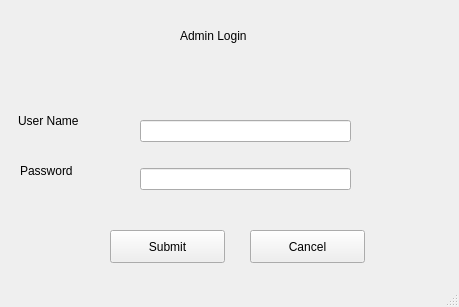
<?xml version="1.0" encoding="UTF-8"?>
<ui version="4.0">
 <class>AdminLogin</class>
 <widget class="QMainWindow" name="AdminLogin">
  <property name="geometry">
   <rect>
    <x>0</x>
    <y>0</y>
    <width>459</width>
    <height>307</height>
   </rect>
  </property>
  <property name="windowTitle">
   <string>MainWindow</string>
  </property>
  <widget class="QWidget" name="centralwidget">
   <widget class="QLabel" name="label">
    <property name="geometry">
     <rect>
      <x>180</x>
      <y>10</y>
      <width>171</width>
      <height>51</height>
     </rect>
    </property>
    <property name="text">
     <string>Admin Login</string>
    </property>
   </widget>
   <widget class="QWidget" name="verticalLayoutWidget">
    <property name="geometry">
     <rect>
      <x>140</x>
      <y>100</y>
      <width>211</width>
      <height>111</height>
     </rect>
    </property>
    <layout class="QVBoxLayout" name="verticalLayout">
     <item>
      <widget class="QLineEdit" name="lineEdit_2"/>
     </item>
     <item>
      <widget class="QLineEdit" name="lineEdit"/>
     </item>
    </layout>
   </widget>
   <widget class="QLabel" name="label_2">
    <property name="geometry">
     <rect>
      <x>18</x>
      <y>110</y>
      <width>121</width>
      <height>21</height>
     </rect>
    </property>
    <property name="text">
     <string>User Name</string>
    </property>
   </widget>
   <widget class="QLabel" name="label_3">
    <property name="geometry">
     <rect>
      <x>20</x>
      <y>160</y>
      <width>111</width>
      <height>21</height>
     </rect>
    </property>
    <property name="text">
     <string>Password</string>
    </property>
   </widget>
   <widget class="QPushButton" name="pushButton">
    <property name="geometry">
     <rect>
      <x>110</x>
      <y>230</y>
      <width>115</width>
      <height>33</height>
     </rect>
    </property>
    <property name="text">
     <string>Submit</string>
    </property>
   </widget>
   <widget class="QPushButton" name="pushButton_2">
    <property name="geometry">
     <rect>
      <x>250</x>
      <y>230</y>
      <width>115</width>
      <height>33</height>
     </rect>
    </property>
    <property name="text">
     <string>Cancel</string>
    </property>
   </widget>
  </widget>
  <widget class="QMenuBar" name="menubar">
   <property name="geometry">
    <rect>
     <x>0</x>
     <y>0</y>
     <width>459</width>
     <height>21</height>
    </rect>
   </property>
  </widget>
  <widget class="QStatusBar" name="statusbar"/>
 </widget>
 <resources/>
 <connections/>
</ui>
